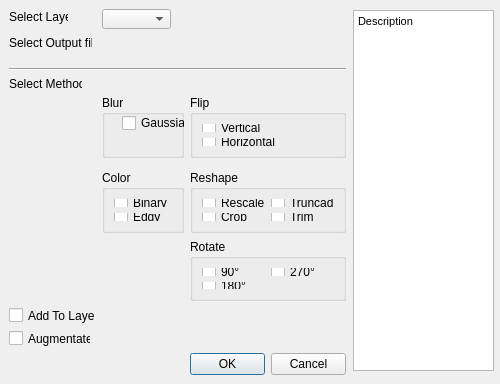
<?xml version="1.0" encoding="UTF-8"?>
<ui version="4.0">
 <class>basicdataaugmentationDialogBase</class>
 <widget class="QDialog" name="basicdataaugmentationDialogBase">
  <property name="geometry">
   <rect>
    <x>0</x>
    <y>0</y>
    <width>500</width>
    <height>384</height>
   </rect>
  </property>
  <property name="windowTitle">
   <string>Basic Data Augmentation</string>
  </property>
  <widget class="QLabel" name="label">
   <property name="geometry">
    <rect>
     <x>9</x>
     <y>9</y>
     <width>59</width>
     <height>16</height>
    </rect>
   </property>
   <property name="text">
    <string>Select Layer</string>
   </property>
  </widget>
  <widget class="QComboBox" name="comboBox">
   <property name="geometry">
    <rect>
     <x>102</x>
     <y>9</y>
     <width>69</width>
     <height>20</height>
    </rect>
   </property>
  </widget>
  <widget class="QgsCollapsibleGroupBox" name="mGroupBox_4">
   <property name="geometry">
    <rect>
     <x>190</x>
     <y>170</y>
     <width>156</width>
     <height>63</height>
    </rect>
   </property>
   <property name="title">
    <string>Reshape</string>
   </property>
   <layout class="QGridLayout" name="gridLayout_6">
    <item row="1" column="0">
     <widget class="QCheckBox" name="checkBox_8">
      <property name="text">
       <string>Crop</string>
      </property>
     </widget>
    </item>
    <item row="0" column="0">
     <widget class="QCheckBox" name="checkBox_7">
      <property name="text">
       <string>Rescale</string>
      </property>
     </widget>
    </item>
    <item row="0" column="1">
     <widget class="QCheckBox" name="checkBox_10">
      <property name="text">
       <string>Truncade</string>
      </property>
     </widget>
    </item>
    <item row="1" column="1">
     <widget class="QCheckBox" name="checkBox_9">
      <property name="text">
       <string>Trim</string>
      </property>
     </widget>
    </item>
   </layout>
  </widget>
  <widget class="QgsCollapsibleGroupBox" name="mGroupBox">
   <property name="geometry">
    <rect>
     <x>190</x>
     <y>239</y>
     <width>156</width>
     <height>62</height>
    </rect>
   </property>
   <property name="title">
    <string>Rotate</string>
   </property>
   <layout class="QGridLayout" name="gridLayout_2">
    <item row="1" column="0">
     <widget class="QCheckBox" name="checkBox_2">
      <property name="text">
       <string>180°</string>
      </property>
     </widget>
    </item>
    <item row="0" column="0">
     <widget class="QCheckBox" name="checkBox">
      <property name="text">
       <string>90°</string>
      </property>
     </widget>
    </item>
    <item row="0" column="1">
     <widget class="QCheckBox" name="checkBox_3">
      <property name="text">
       <string>270°</string>
      </property>
     </widget>
    </item>
   </layout>
  </widget>
  <widget class="QLabel" name="label_2">
   <property name="geometry">
    <rect>
     <x>9</x>
     <y>35</y>
     <width>83</width>
     <height>16</height>
    </rect>
   </property>
   <property name="text">
    <string>Select Output file</string>
   </property>
  </widget>
  <widget class="QgsExternalResourceWidget" name="mQgsExternalResourceWidget">
   <property name="geometry">
    <rect>
     <x>102</x>
     <y>35</y>
     <width>82</width>
     <height>20</height>
    </rect>
   </property>
  </widget>
  <widget class="QDialogButtonBox" name="button_box">
   <property name="geometry">
    <rect>
     <x>190</x>
     <y>353</y>
     <width>156</width>
     <height>23</height>
    </rect>
   </property>
   <property name="orientation">
    <enum>Qt::Horizontal</enum>
   </property>
   <property name="standardButtons">
    <set>QDialogButtonBox::Cancel|QDialogButtonBox::Ok</set>
   </property>
  </widget>
  <widget class="Line" name="line">
   <property name="geometry">
    <rect>
     <x>9</x>
     <y>61</y>
     <width>337</width>
     <height>16</height>
    </rect>
   </property>
   <property name="orientation">
    <enum>Qt::Horizontal</enum>
   </property>
  </widget>
  <widget class="QLabel" name="label_3">
   <property name="geometry">
    <rect>
     <x>9</x>
     <y>76</y>
     <width>73</width>
     <height>16</height>
    </rect>
   </property>
   <property name="text">
    <string>Select Methods</string>
   </property>
  </widget>
  <widget class="QgsCollapsibleGroupBox" name="mGroupBox_3">
   <property name="geometry">
    <rect>
     <x>102</x>
     <y>95</y>
     <width>82</width>
     <height>63</height>
    </rect>
   </property>
   <property name="title">
    <string>Blur</string>
   </property>
   <widget class="QCheckBox" name="checkBox_6">
    <property name="geometry">
     <rect>
      <x>20</x>
      <y>20</y>
      <width>81</width>
      <height>16</height>
     </rect>
    </property>
    <property name="text">
     <string>Gaussian</string>
    </property>
   </widget>
  </widget>
  <widget class="QgsCollapsibleGroupBox" name="mGroupBox_2">
   <property name="geometry">
    <rect>
     <x>190</x>
     <y>95</y>
     <width>156</width>
     <height>63</height>
    </rect>
   </property>
   <property name="title">
    <string>Flip</string>
   </property>
   <layout class="QGridLayout" name="gridLayout_4">
    <item row="0" column="0">
     <widget class="QCheckBox" name="checkBox_4">
      <property name="text">
       <string>Vertical</string>
      </property>
     </widget>
    </item>
    <item row="1" column="0">
     <widget class="QCheckBox" name="checkBox_5">
      <property name="text">
       <string>Horizontal</string>
      </property>
     </widget>
    </item>
   </layout>
  </widget>
  <widget class="QgsCollapsibleGroupBox" name="mGroupBox_5">
   <property name="geometry">
    <rect>
     <x>102</x>
     <y>170</y>
     <width>82</width>
     <height>63</height>
    </rect>
   </property>
   <property name="title">
    <string>Color</string>
   </property>
   <layout class="QGridLayout" name="gridLayout">
    <item row="0" column="0">
     <widget class="QCheckBox" name="checkBox_11">
      <property name="text">
       <string>Binary</string>
      </property>
     </widget>
    </item>
    <item row="1" column="0">
     <widget class="QCheckBox" name="checkBox_12">
      <property name="text">
       <string>Edgy</string>
      </property>
     </widget>
    </item>
   </layout>
  </widget>
  <widget class="QCheckBox" name="checkBox_14">
   <property name="geometry">
    <rect>
     <x>9</x>
     <y>307</y>
     <width>87</width>
     <height>17</height>
    </rect>
   </property>
   <property name="text">
    <string>Add To Layer</string>
   </property>
  </widget>
  <widget class="QCheckBox" name="checkBox_13">
   <property name="geometry">
    <rect>
     <x>9</x>
     <y>330</y>
     <width>82</width>
     <height>17</height>
    </rect>
   </property>
   <property name="text">
    <string>Augmentate</string>
   </property>
  </widget>
  <widget class="QTextEdit" name="textEdit">
   <property name="geometry">
    <rect>
     <x>353</x>
     <y>10</y>
     <width>141</width>
     <height>361</height>
    </rect>
   </property>
   <property name="html">
    <string>&lt;!DOCTYPE HTML PUBLIC &quot;-//W3C//DTD HTML 4.0//EN&quot; &quot;http://www.w3.org/TR/REC-html40/strict.dtd&quot;&gt;
&lt;html&gt;&lt;head&gt;&lt;meta name=&quot;qrichtext&quot; content=&quot;1&quot; /&gt;&lt;style type=&quot;text/css&quot;&gt;
p, li { white-space: pre-wrap; }
&lt;/style&gt;&lt;/head&gt;&lt;body style=&quot; font-family:'MS Shell Dlg 2'; font-size:8.25pt; font-weight:400; font-style:normal;&quot;&gt;
&lt;p style=&quot; margin-top:0px; margin-bottom:0px; margin-left:0px; margin-right:0px; -qt-block-indent:0; text-indent:0px;&quot;&gt;Description&lt;/p&gt;
&lt;p style=&quot;-qt-paragraph-type:empty; margin-top:0px; margin-bottom:0px; margin-left:0px; margin-right:0px; -qt-block-indent:0; text-indent:0px;&quot;&gt;&lt;br /&gt;&lt;/p&gt;&lt;/body&gt;&lt;/html&gt;</string>
   </property>
  </widget>
 </widget>
 <customwidgets>
  <customwidget>
   <class>QgsCollapsibleGroupBox</class>
   <extends>QGroupBox</extends>
   <header>qgscollapsiblegroupbox.h</header>
   <container>1</container>
  </customwidget>
  <customwidget>
   <class>QgsExternalResourceWidget</class>
   <extends>QWidget</extends>
   <header>qgsexternalresourcewidget.h</header>
  </customwidget>
 </customwidgets>
 <resources/>
 <connections>
  <connection>
   <sender>button_box</sender>
   <signal>accepted()</signal>
   <receiver>basicdataaugmentationDialogBase</receiver>
   <slot>accept()</slot>
   <hints>
    <hint type="sourcelabel">
     <x>20</x>
     <y>20</y>
    </hint>
    <hint type="destinationlabel">
     <x>20</x>
     <y>20</y>
    </hint>
   </hints>
  </connection>
  <connection>
   <sender>button_box</sender>
   <signal>rejected()</signal>
   <receiver>basicdataaugmentationDialogBase</receiver>
   <slot>reject()</slot>
   <hints>
    <hint type="sourcelabel">
     <x>20</x>
     <y>20</y>
    </hint>
    <hint type="destinationlabel">
     <x>20</x>
     <y>20</y>
    </hint>
   </hints>
  </connection>
 </connections>
</ui>
